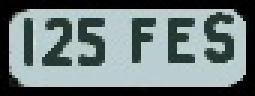
%> input picture numberplatesproject/numberplatetemplate1.jpg, 85 x 32 px (shown 3 times larger)
$ octave normxcorrtest.m   (GNU Octave 9; MATLAB toolbox functions it lacks are replaced by stand-ins)
%> lines starting %> are read from the running program, lines starting %| are printed output that depends on the picture; in (x1, y1, x2, y2) boxes, pixels count from 0 and x2, y2 are one past the last pixel; in counts of white or black regions, pixels touching at a corner belong together; the program's own positions count from 1
filename = input('Please enter the filename to search: ', 's')
%> the answer given: numberplatetemplate1.jpg

if size(imread(filename),3) == 3
    image = rgb2gray(imread(filename));
%> image: size 32x85 uint8; min 0, max 218, mean 120.5
elseif size(imread(filename),3) == 1
    image = imread(filename);
end

bottomRow= round(size(image,1)*7/8);
%> bottomRow = 28
topRow = round(size(image,1)/8);
%> topRow = 4
leftRow = round(size(image,2)/8);
%> leftRow = 11
rightRow = round(size(image,2)*7/8);
%> rightRow = 74

mask = false(size(image));
mask(topRow:bottomRow,leftRow:rightRow) = true; %Creates a mask for the outside rim of the image
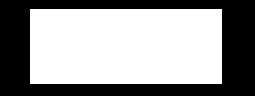
%> mask: size 32x85 logical (shown 3 times larger); 58.8% white; 1 black region, box (x1, y1, x2, y2) and area: (0, 0, 85, 32) 1120
image(~mask) = 1;
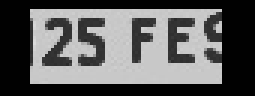
%> image: size 32x85 uint8 (shown 3 times larger); min 1, max 218, mean 94.4

template = rgb2gray(imread('numberplatetemplate1.jpg'));
c = normxcorr2(template,image);
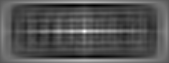
%> c: size 63x169 double; min -0.342, max 0.748, mean 0.0165; drawn with min black and max white
[ypeak, xpeak] = find(c==max(c(:)));
%> ypeak = 32; xpeak = 85
yoffset = ypeak-size(template,1);
%> yoffset = 0
xoffset = xpeak-size(template,2);
%> xoffset = 0
hfig = figure;
hAx = axes;
imshow(image,'Parent', hAx);
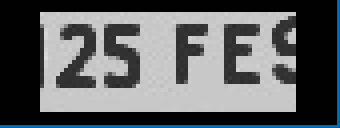
%> figure redrawn from the program's plot data; shown 4 times larger
imrect(hAx, [xoffset, yoffset, size(template,2), size(template,1)]);
